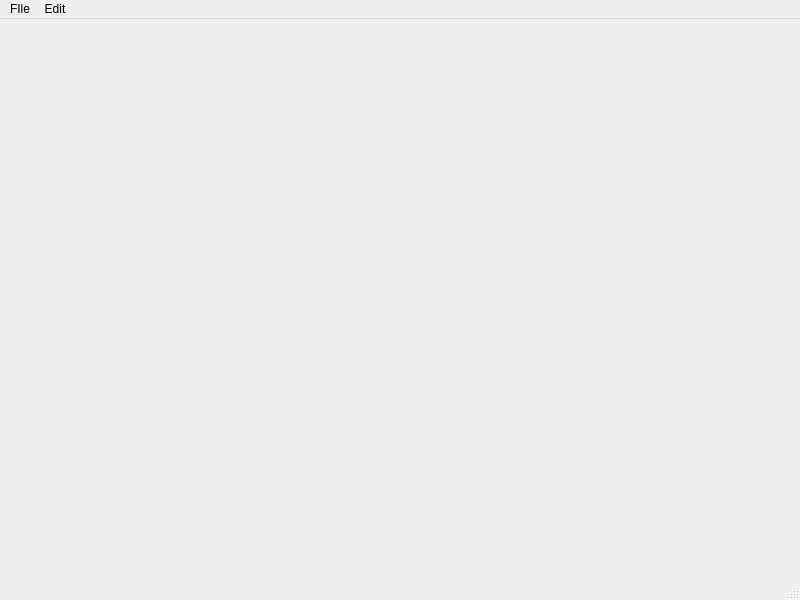
<?xml version="1.0" encoding="UTF-8"?>
<ui version="4.0">
 <class>MainWindow</class>
 <widget class="QMainWindow" name="MainWindow">
  <property name="geometry">
   <rect>
    <x>0</x>
    <y>0</y>
    <width>800</width>
    <height>600</height>
   </rect>
  </property>
  <property name="windowTitle">
   <string>MainWindow</string>
  </property>
  <widget class="QWidget" name="centralwidget"/>
  <widget class="QMenuBar" name="menubar">
   <property name="geometry">
    <rect>
     <x>0</x>
     <y>0</y>
     <width>800</width>
     <height>22</height>
    </rect>
   </property>
   <widget class="QMenu" name="menuFIle">
    <property name="title">
     <string>FIle</string>
    </property>
    <addaction name="actionOpen"/>
   </widget>
   <widget class="QMenu" name="menuEdit">
    <property name="title">
     <string>Edit</string>
    </property>
    <addaction name="actionCopy"/>
    <addaction name="actionPast"/>
   </widget>
   <addaction name="menuFIle"/>
   <addaction name="menuEdit"/>
  </widget>
  <widget class="QStatusBar" name="statusbar"/>
  <action name="actionOpen">
   <property name="text">
    <string>Open</string>
   </property>
   <property name="statusTip">
    <string>Open files</string>
   </property>
   <property name="shortcut">
    <string>Ctrl+O</string>
   </property>
  </action>
  <action name="actionCopy">
   <property name="text">
    <string>Copy</string>
   </property>
   <property name="statusTip">
    <string>Copy files</string>
   </property>
   <property name="shortcut">
    <string>Ctrl+C</string>
   </property>
  </action>
  <action name="actionPast">
   <property name="text">
    <string>Past</string>
   </property>
   <property name="statusTip">
    <string>Past files</string>
   </property>
   <property name="shortcut">
    <string>Ctrl+P</string>
   </property>
  </action>
 </widget>
 <resources/>
 <connections/>
</ui>
